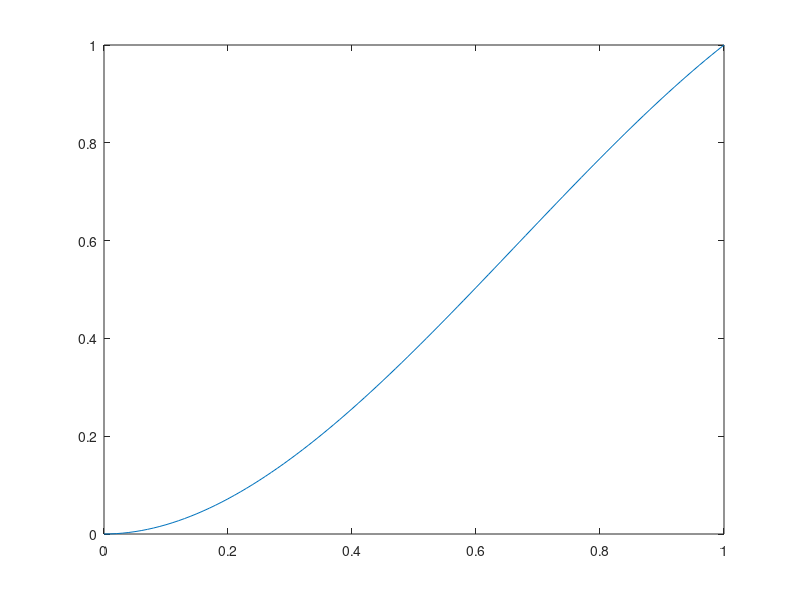

Here is the MATLAB script that generated this plot:


f0 = 0;
f1 = 1;
d0 = 0;
d1 = 1;


d = f0;
c = d0;
a = d1 - d0 - 2 * (f1 - c - d);
b = f1 - a - d - c;

x = [0:0.01:1];

for i = 1:1:length(x)
   p = x(i); 
   y(i) = a * (p * p * p) + b * (p * p) + c * (p) + d;
end

plot(x, y)
